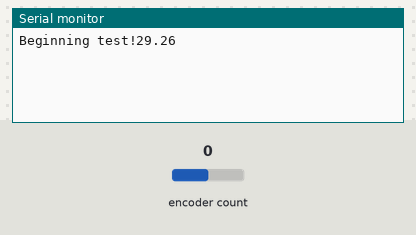
Bench run of a sketch on a simulated Arduino Uno, built with avr-gcc and run on an emulated ATmega328P. On the bench: the last lines printed to the serial monitor. Inputs (shaded band) come from the test bench; at power-on: encoder count 0.

Above: at 1.2 s.
1.3 s: encoder count set to 1
At 2.6 s:
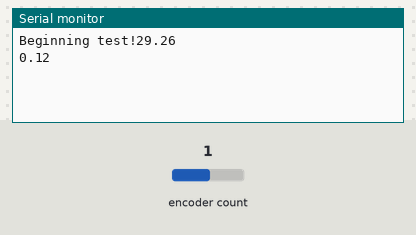
2.8 s: encoder count set to 0
At 3.6 s:
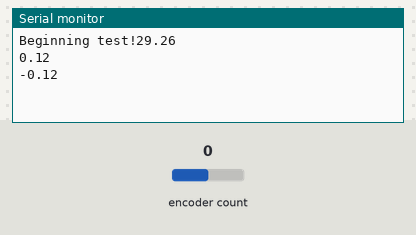

The sketch:

encoder_test_ab.ino
```cpp
#include <Encoder.h>

//   Change the two numbers to the pins connected to your encoder.
//   Best Performance: both pins have interrupt capability
//   Good Performance: only the first pin has interrupt capability
//   Low Performance:  neither pin has interrupt capability
Encoder myEnc(2, 3);

//Used for the encoder
long oldPosition  = -999;
long oldtime = 0;
float dx;
float dt;
float cps;
float rps;
float old_rps;
float delta_rps;

void setup() {
  Serial.begin(9600);
  Serial.write("Beginning test!");
}

void loop() {
  delay(1000);
  encoder();
}

void encoder() {
  long newPosition = myEnc.read();

  if (newPosition != oldPosition) {
    long newtime = micros();
    dx = (newPosition - oldPosition);
    dt = newtime - oldtime;
    oldPosition = newPosition;
    oldtime = newtime;
    cps = dx / (dt / 1000000);
    rps = cps / 2048;
    delta_rps = rps - old_rps;
    old_rps = rps;
    Serial.println(rps*60);
  }
}
```

Measured:
- after the input at 1.3 s, the serial monitor: prints a new line after 0.70 s (image 1)
- after the input at 2.8 s, the serial monitor: prints a new line after 0.20 s (image 2)
